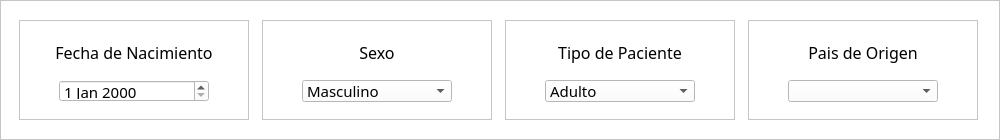
                  <widget class="QFrame" name="second_data">
                   <property name="minimumSize">
                    <size>
                     <width>1000</width>
                     <height>140</height>
                    </size>
                   </property>
                   <property name="maximumSize">
                    <size>
                     <width>1000</width>
                     <height>140</height>
                    </size>
                   </property>
                   <property name="styleSheet">
                    <string notr="true">background-color: white;
</string>
                   </property>
                   <property name="frameShape">
                    <enum>QFrame::StyledPanel</enum>
                   </property>
                   <property name="frameShadow">
                    <enum>QFrame::Raised</enum>
                   </property>
                   <layout class="QHBoxLayout" name="horizontalLayout_12">
                    <item>
                     <widget class="QFrame" name="fr_fnacimiento">
                      <property name="minimumSize">
                       <size>
                        <width>230</width>
                        <height>100</height>
                       </size>
                      </property>
                      <property name="maximumSize">
                       <size>
                        <width>230</width>
                        <height>100</height>
                       </size>
                      </property>
                      <property name="frameShape">
                       <enum>QFrame::StyledPanel</enum>
                      </property>
                      <property name="frameShadow">
                       <enum>QFrame::Raised</enum>
                      </property>
                      <layout class="QVBoxLayout" name="verticalLayout_28">
                       <item alignment="Qt::AlignHCenter">
                        <widget class="QLabel" name="lbl_fnacimiento">
                         <property name="minimumSize">
                          <size>
                           <width>160</width>
                           <height>30</height>
                          </size>
                         </property>
                         <property name="maximumSize">
                          <size>
                           <width>160</width>
                           <height>30</height>
                          </size>
                         </property>
                         <property name="font">
                          <font>
                           <family>Circular Std</family>
                           <pointsize>12</pointsize>
                          </font>
                         </property>
                         <property name="text">
                          <string>Fecha de Nacimiento</string>
                         </property>
                         <property name="alignment">
                          <set>Qt::AlignCenter</set>
                         </property>
                        </widget>
                       </item>
                       <item alignment="Qt::AlignHCenter">
                        <widget class="QDateEdit" name="fnacimiento">
                         <property name="minimumSize">
                          <size>
                           <width>150</width>
                           <height>22</height>
                          </size>
                         </property>
                         <property name="maximumSize">
                          <size>
                           <width>150</width>
                           <height>22</height>
                          </size>
                         </property>
                         <property name="font">
                          <font>
                           <family>Circular Std Book</family>
                           <pointsize>11</pointsize>
                          </font>
                         </property>
                        </widget>
                       </item>
                      </layout>
                     </widget>
                    </item>
                    <item>
                     <widget class="QFrame" name="fr_sex">
                      <property name="minimumSize">
                       <size>
                        <width>230</width>
                        <height>100</height>
                       </size>
                      </property>
                      <property name="maximumSize">
                       <size>
                        <width>230</width>
                        <height>100</height>
                       </size>
                      </property>
                      <property name="frameShape">
                       <enum>QFrame::StyledPanel</enum>
                      </property>
                      <property name="frameShadow">
                       <enum>QFrame::Raised</enum>
                      </property>
                      <layout class="QVBoxLayout" name="verticalLayout_29">
                       <item alignment="Qt::AlignHCenter">
                        <widget class="QLabel" name="lbl_sex">
                         <property name="minimumSize">
                          <size>
                           <width>100</width>
                           <height>30</height>
                          </size>
                         </property>
                         <property name="maximumSize">
                          <size>
                           <width>100</width>
                           <height>30</height>
                          </size>
                         </property>
                         <property name="font">
                          <font>
                           <family>Circular Std</family>
                           <pointsize>12</pointsize>
                          </font>
                         </property>
                         <property name="text">
                          <string>Sexo</string>
                         </property>
                         <property name="alignment">
                          <set>Qt::AlignCenter</set>
                         </property>
                        </widget>
                       </item>
                       <item alignment="Qt::AlignHCenter">
                        <widget class="QComboBox" name="sexo">
                         <property name="minimumSize">
                          <size>
                           <width>150</width>
                           <height>22</height>
                          </size>
                         </property>
                         <property name="maximumSize">
                          <size>
                           <width>150</width>
                           <height>22</height>
                          </size>
                         </property>
                         <property name="font">
                          <font>
                           <family>Circular Std Book</family>
                           <pointsize>11</pointsize>
                          </font>
                         </property>
                         <item>
                          <property name="text">
                           <string>Masculino</string>
                          </property>
                         </item>
                         <item>
                          <property name="text">
                           <string>Femenino</string>
                          </property>
                         </item>
                        </widget>
                       </item>
                      </layout>
                     </widget>
                    </item>
                    <item>
                     <widget class="QFrame" name="fr_tipo_pac">
                      <property name="minimumSize">
                       <size>
                        <width>230</width>
                        <height>100</height>
                       </size>
                      </property>
                      <property name="maximumSize">
                       <size>
                        <width>230</width>
                        <height>100</height>
                       </size>
                      </property>
                      <property name="frameShape">
                       <enum>QFrame::StyledPanel</enum>
                      </property>
                      <property name="frameShadow">
                       <enum>QFrame::Raised</enum>
                      </property>
                      <layout class="QVBoxLayout" name="verticalLayout_30">
                       <item alignment="Qt::AlignHCenter">
                        <widget class="QLabel" name="lbl_tipo_pac">
                         <property name="minimumSize">
                          <size>
                           <width>150</width>
                           <height>30</height>
                          </size>
                         </property>
                         <property name="maximumSize">
                          <size>
                           <width>150</width>
                           <height>30</height>
                          </size>
                         </property>
                         <property name="font">
                          <font>
                           <family>Circular Std</family>
                           <pointsize>12</pointsize>
                          </font>
                         </property>
                         <property name="text">
                          <string>Tipo de Paciente</string>
                         </property>
                         <property name="alignment">
                          <set>Qt::AlignCenter</set>
                         </property>
                        </widget>
                       </item>
                       <item alignment="Qt::AlignHCenter">
                        <widget class="QComboBox" name="tipo_pac">
                         <property name="minimumSize">
                          <size>
                           <width>150</width>
                           <height>22</height>
                          </size>
                         </property>
                         <property name="maximumSize">
                          <size>
                           <width>150</width>
                           <height>22</height>
                          </size>
                         </property>
                         <property name="font">
                          <font>
                           <family>Circular Std Book</family>
                           <pointsize>11</pointsize>
                          </font>
                         </property>
                         <item>
                          <property name="text">
                           <string>Adulto</string>
                          </property>
                         </item>
                         <item>
                          <property name="text">
                           <string>Atleta</string>
                          </property>
                         </item>
                         <item>
                          <property name="text">
                           <string>Niño</string>
                          </property>
                         </item>
                        </widget>
                       </item>
                      </layout>
                     </widget>
                    </item>
                    <item>
                     <widget class="QFrame" name="fr_country">
                      <property name="minimumSize">
                       <size>
                        <width>230</width>
                        <height>100</height>
                       </size>
                      </property>
                      <property name="maximumSize">
                       <size>
                        <width>230</width>
                        <height>100</height>
                       </size>
                      </property>
                      <property name="frameShape">
                       <enum>QFrame::StyledPanel</enum>
                      </property>
                      <property name="frameShadow">
                       <enum>QFrame::Raised</enum>
                      </property>
                      <layout class="QVBoxLayout" name="verticalLayout_31">
                       <item alignment="Qt::AlignHCenter">
                        <widget class="QLabel" name="lbl_country">
                         <property name="minimumSize">
                          <size>
                           <width>150</width>
                           <height>30</height>
                          </size>
                         </property>
                         <property name="maximumSize">
                          <size>
                           <width>150</width>
                           <height>30</height>
                          </size>
                         </property>
                         <property name="font">
                          <font>
                           <family>Circular Std</family>
                           <pointsize>12</pointsize>
                          </font>
                         </property>
                         <property name="text">
                          <string>Pais de Origen</string>
                         </property>
                         <property name="alignment">
                          <set>Qt::AlignCenter</set>
                         </property>
                        </widget>
                       </item>
                       <item alignment="Qt::AlignHCenter">
                        <widget class="QComboBox" name="country">
                         <property name="minimumSize">
                          <size>
                           <width>150</width>
                           <height>22</height>
                          </size>
                         </property>
                         <property name="maximumSize">
                          <size>
                           <width>150</width>
                           <height>22</height>
                          </size>
                         </property>
                         <property name="font">
                          <font>
                           <family>Circular Std Book</family>
                           <pointsize>11</pointsize>
                          </font>
                         </property>
                        </widget>
                       </item>
                      </layout>
                     </widget>
                    </item>
                   </layout>
                  </widget>
